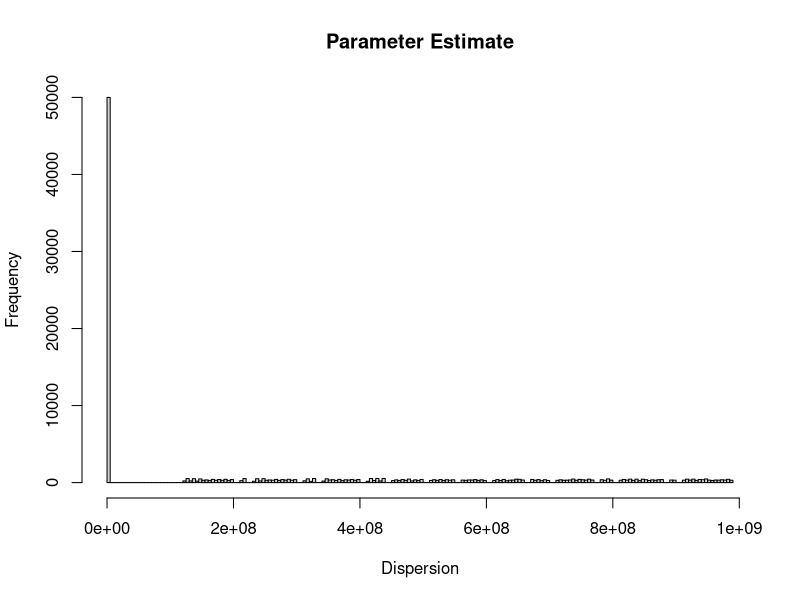

Generate this figure with R:
#setwd("~/Desktop/thesis/Thesis") # Laptop
setwd("~/GitHub/Thesis")

data <- read.table("PL_data.txt",header = FALSE)

Dispersion <- matrix(data = NA, nrow = dim(data)[1], ncol = dim(data)[2])

for (i in 1:dim(data)[2]) {
  Dispersion[,i] <- c(as.numeric(data[[i]]))
}

hist(Dispersion, breaks = 200, main = "Parameter Estimate")

